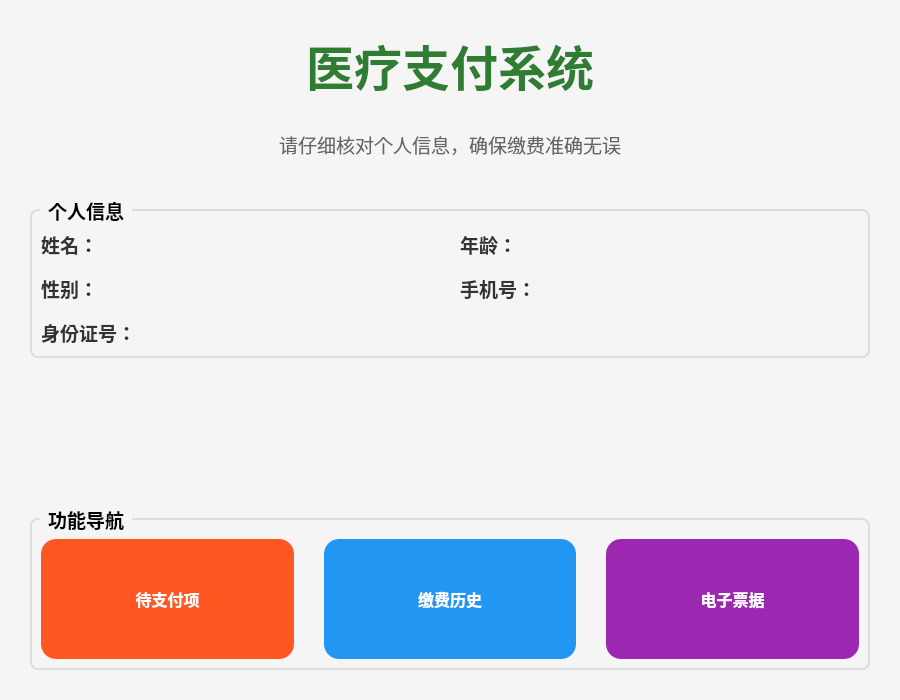
<?xml version="1.0" encoding="UTF-8"?>
<ui version="4.0">
 <class>MedPay</class>
 <widget class="QWidget" name="MedPay">
  <property name="geometry">
   <rect>
    <x>0</x>
    <y>0</y>
    <width>900</width>
    <height>700</height>
   </rect>
  </property>
  <property name="windowTitle">
   <string>医疗支付系统</string>
  </property>
  <property name="styleSheet">
   <string notr="true">QWidget {
    background-color: #f5f5f5;
    font-family: &quot;Microsoft YaHei&quot;, Arial, sans-serif;
}

QLabel {
    color: #333333;
}

QPushButton {
    background-color: #4CAF50;
    color: white;
    border: none;
    border-radius: 8px;
    font-size: 16px;
    font-weight: bold;
    padding: 15px;
}

QPushButton:hover {
    background-color: #45a049;
}

QPushButton:pressed {
    background-color: #3d8b40;
}

QLineEdit, QTextEdit {
    border: 2px solid #ddd;
    border-radius: 6px;
    padding: 8px;
    background-color: white;
    font-size: 14px;
}

QLineEdit:focus, QTextEdit:focus {
    border-color: #4CAF50;
}

QGroupBox {
    font-weight: bold;
    border: 2px solid #ddd;
    border-radius: 8px;
    margin-top: 10px;
    padding-top: 10px;
}

QGroupBox::title {
    subcontrol-origin: margin;
    left: 10px;
    padding: 0 5px 0 5px;
}</string>
  </property>
  <layout class="QVBoxLayout" name="verticalLayout">
   <property name="spacing">
    <number>20</number>
   </property>
   <property name="leftMargin">
    <number>30</number>
   </property>
   <property name="topMargin">
    <number>30</number>
   </property>
   <property name="rightMargin">
    <number>30</number>
   </property>
   <property name="bottomMargin">
    <number>30</number>
   </property>
   <item>
    <widget class="QLabel" name="titleLabel">
     <property name="font">
      <font>
       <pointsize>36</pointsize>
       <weight>75</weight>
       <bold>true</bold>
      </font>
     </property>
     <property name="styleSheet">
      <string notr="true">color: #2E7D32; margin-bottom: 10px;</string>
     </property>
     <property name="text">
      <string>医疗支付系统</string>
     </property>
     <property name="alignment">
      <set>Qt::AlignCenter</set>
     </property>
    </widget>
   </item>
   <item>
    <widget class="QLabel" name="subtitleLabel">
     <property name="font">
      <font>
       <pointsize>14</pointsize>
      </font>
     </property>
     <property name="styleSheet">
      <string notr="true">color: #666666; margin-bottom: 20px;</string>
     </property>
     <property name="text">
      <string>请仔细核对个人信息，确保缴费准确无误</string>
     </property>
     <property name="alignment">
      <set>Qt::AlignCenter</set>
     </property>
    </widget>
   </item>
   <item>
    <widget class="QGroupBox" name="personalInfoGroup">
     <property name="title">
      <string>个人信息</string>
     </property>
     <property name="font">
      <font>
       <pointsize>14</pointsize>
       <weight>75</weight>
       <bold>true</bold>
      </font>
     </property>
     <layout class="QGridLayout" name="personalInfoLayout">
      <property name="horizontalSpacing">
       <number>20</number>
      </property>
      <property name="verticalSpacing">
       <number>15</number>
      </property>
      <item row="0" column="0">
       <widget class="QLabel" name="nameLabel">
        <property name="font">
         <font>
          <pointsize>14</pointsize>
          <weight>75</weight>
          <bold>true</bold>
         </font>
        </property>
        <property name="text">
         <string>姓名：</string>
        </property>
       </widget>
      </item>
      <item row="0" column="1">
       <widget class="QLabel" name="nameValueLabel">
        <property name="text">
         <string/>
        </property>
       </widget>
      </item>
      <item row="0" column="2">
       <widget class="QLabel" name="ageLabel">
        <property name="font">
         <font>
          <pointsize>14</pointsize>
          <weight>75</weight>
          <bold>true</bold>
         </font>
        </property>
        <property name="text">
         <string>年龄：</string>
        </property>
       </widget>
      </item>
      <item row="0" column="3">
       <widget class="QLabel" name="ageValueLabel">
        <property name="text">
         <string/>
        </property>
       </widget>
      </item>
      <item row="1" column="0">
       <widget class="QLabel" name="genderLabel">
        <property name="font">
         <font>
          <pointsize>14</pointsize>
          <weight>75</weight>
          <bold>true</bold>
         </font>
        </property>
        <property name="text">
         <string>性别：</string>
        </property>
       </widget>
      </item>
      <item row="1" column="1">
       <widget class="QLabel" name="genderValueLabel">
        <property name="text">
         <string/>
        </property>
       </widget>
      </item>
      <item row="1" column="2">
       <widget class="QLabel" name="phoneLabel">
        <property name="font">
         <font>
          <pointsize>14</pointsize>
          <weight>75</weight>
          <bold>true</bold>
         </font>
        </property>
        <property name="text">
         <string>手机号：</string>
        </property>
       </widget>
      </item>
      <item row="1" column="3">
       <widget class="QLabel" name="phoneValueLabel">
        <property name="text">
         <string/>
        </property>
       </widget>
      </item>
      <item row="2" column="0">
       <widget class="QLabel" name="idCardLabel">
        <property name="font">
         <font>
          <pointsize>14</pointsize>
          <weight>75</weight>
          <bold>true</bold>
         </font>
        </property>
        <property name="text">
         <string>身份证号：</string>
        </property>
       </widget>
      </item>
      <item row="2" column="1" colspan="3">
       <widget class="QLabel" name="idCardValueLabel">
        <property name="text">
         <string/>
        </property>
       </widget>
      </item>
     </layout>
    </widget>
   </item>
   <item>
    <spacer name="verticalSpacer">
     <property name="orientation">
      <enum>Qt::Vertical</enum>
     </property>
     <property name="sizeHint" stdset="0">
      <size>
       <width>20</width>
       <height>40</height>
      </size>
     </property>
    </spacer>
   </item>
   <item>
    <widget class="QGroupBox" name="functionGroup">
     <property name="title">
      <string>功能导航</string>
     </property>
     <property name="font">
      <font>
       <pointsize>14</pointsize>
       <weight>75</weight>
       <bold>true</bold>
      </font>
     </property>
     <layout class="QHBoxLayout" name="functionLayout">
      <property name="spacing">
       <number>30</number>
      </property>
      <item>
       <widget class="QPushButton" name="unpaidButton">
        <property name="minimumSize">
         <size>
          <width>200</width>
          <height>120</height>
         </size>
        </property>
        <property name="font">
         <font>
          <pointsize>16</pointsize>
          <weight>75</weight>
          <bold>true</bold>
         </font>
        </property>
        <property name="styleSheet">
         <string notr="true">QPushButton {
    background-color: #FF5722;
    border-radius: 15px;
    padding: 20px;
}

QPushButton:hover {
    background-color: #E64A19;
}</string>
        </property>
        <property name="text">
         <string>待支付项</string>
        </property>
       </widget>
      </item>
      <item>
       <widget class="QPushButton" name="historyButton">
        <property name="minimumSize">
         <size>
          <width>200</width>
          <height>120</height>
         </size>
        </property>
        <property name="font">
         <font>
          <pointsize>16</pointsize>
          <weight>75</weight>
          <bold>true</bold>
         </font>
        </property>
        <property name="styleSheet">
         <string notr="true">QPushButton {
    background-color: #2196F3;
    border-radius: 15px;
    padding: 20px;
}

QPushButton:hover {
    background-color: #1976D2;
}</string>
        </property>
        <property name="text">
         <string>缴费历史</string>
        </property>
       </widget>
      </item>
      <item>
       <widget class="QPushButton" name="invoiceButton">
        <property name="minimumSize">
         <size>
          <width>200</width>
          <height>120</height>
         </size>
        </property>
        <property name="font">
         <font>
          <pointsize>16</pointsize>
          <weight>75</weight>
          <bold>true</bold>
         </font>
        </property>
        <property name="styleSheet">
         <string notr="true">QPushButton {
    background-color: #9C27B0;
    border-radius: 15px;
    padding: 20px;
}

QPushButton:hover {
    background-color: #7B1FA2;
}</string>
        </property>
        <property name="text">
         <string>电子票据</string>
        </property>
       </widget>
      </item>
     </layout>
    </widget>
   </item>
  </layout>
 </widget>
 <resources/>
 <connections/>
</ui>
